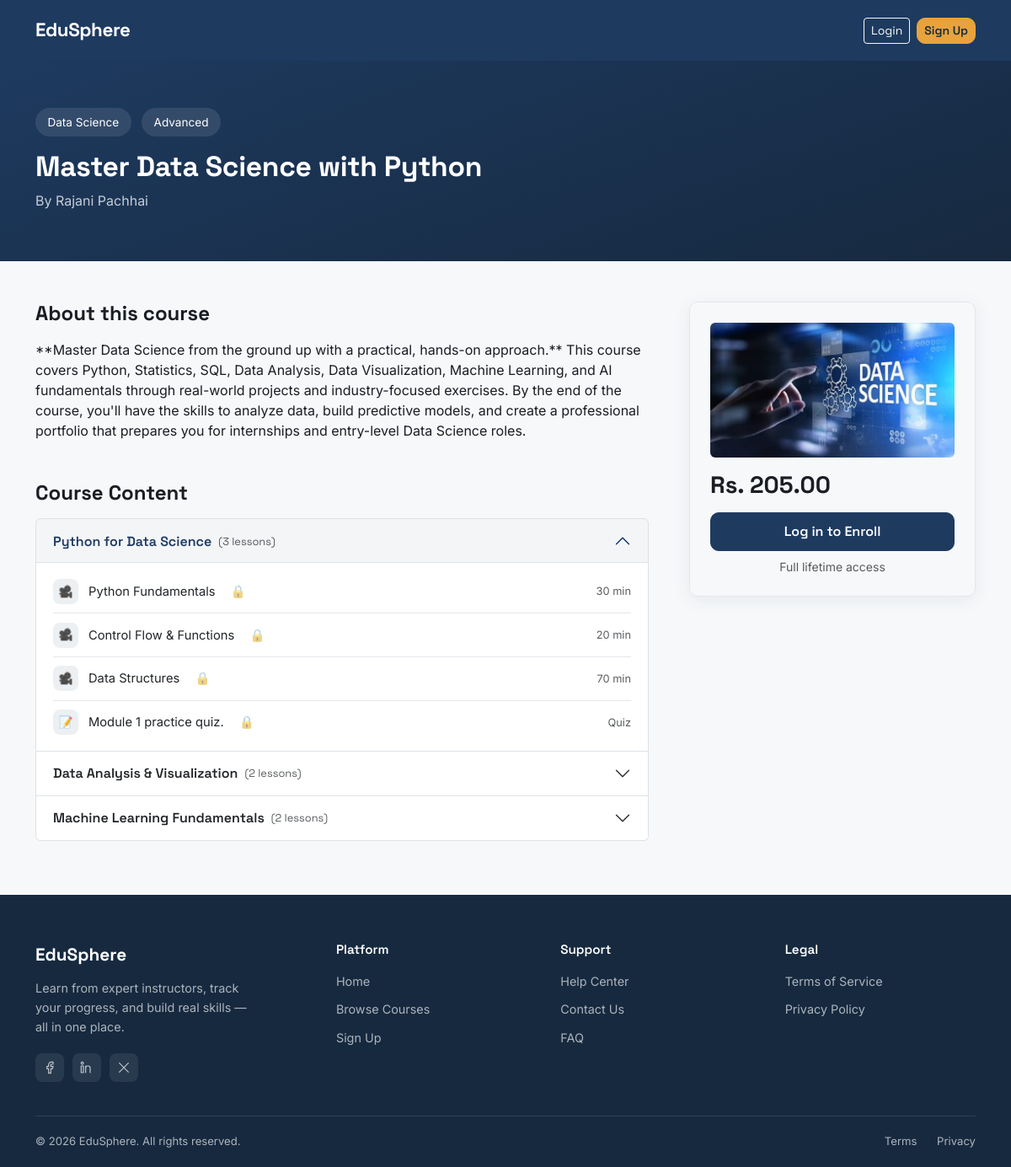
/courses/master-data-science-with-python-3/, run on the app's committed database.
### courses/models.py (models this page shows, shortened)
class Course(models.Model):
    class Level(models.TextChoices):
        BEGINNER = "beginner", "Beginner"
        INTERMEDIATE = "intermediate", "Intermediate"
        ADVANCED = "advanced", "Advanced"
    instructor = models.ForeignKey(
        settings.AUTH_USER_MODEL,
        on_delete=models.CASCADE,
        related_name="courses",
        limit_choices_to={'role': 'instructor'}
    )
    category = models.ForeignKey(Category, on_delete=models.SET_NULL, null=True, related_name="courses")
    title = models.CharField(max_length=200)
    slug = models.SlugField(unique=True, blank=True)
    description = models.TextField()
    thumbnail = models.ImageField(upload_to="course_thumbnails/", blank=True, null=True)
    level = models.CharField(max_length=20, choices=Level.choices, default=Level.BEGINNER)
    price = models.DecimalField(max_digits=8, decimal_places=2, default=0)
    is_published = models.BooleanField(default=False)
    created_at = models.DateTimeField(auto_now_add=True)
    updated_at = models.DateTimeField(auto_now=True)
    class Meta:
        ordering = ['-created_at']

class Category(models.Model):
    name = models.CharField(max_length=100, unique=True)
    slug = models.SlugField(unique=True, blank=True)
    class Meta:
        verbose_name_plural = "Categories"

class Module(models.Model):
    course = models.ForeignKey(Course, on_delete=models.CASCADE, related_name="modules")
    title = models.CharField(max_length=200)
    order = models.PositiveIntegerField(default=0)
    class Meta:
        ordering = ['order']

class Lesson(models.Model):
    class ContentType(models.TextChoices):
        VIDEO = "video", "Video"
        PDF = "pdf", "PDF"
        TEXT = "text", "Text"
    module = models.ForeignKey(Module, on_delete=models.CASCADE, related_name="lessons")
    title = models.CharField(max_length=200)
    content_type = models.CharField(max_length=10, choices=ContentType.choices, default=ContentType.VIDEO)
    video_url = models.URLField(blank=True, help_text="YouTube or Vimeo embed link")
    pdf_file = models.FileField(upload_to="lesson_pdfs/", blank=True, null=True)
    text_content = models.TextField(blank=True)
    order = models.PositiveIntegerField(default=0)
    duration_minutes = models.PositiveIntegerField(default=0, help_text="Estimated time to complete")
    class Meta:
        ordering = ['order']

### accounts/models.py (models this page shows, shortened)
class CustomUser(AbstractUser):
    class Role(models.TextChoices):
        STUDENT = "student", "Student"
        INSTRUCTOR = "instructor", "Instructor"
        ADMIN = "admin", "Admin"
    username = None
    email = models.EmailField(unique=True)
    role = models.CharField(max_length=20, choices=Role.choices, default=Role.STUDENT)
    profile_picture = models.ImageField(upload_to="profile_pics/", blank=True, null=True)
    bio = models.TextField(blank=True)
    created_at = models.DateTimeField(auto_now_add=True)
    USERNAME_FIELD = "email"
    REQUIRED_FIELDS = []
    objects = CustomUserManager()

### quizzes/models.py (models this page shows, shortened)
class Quiz(models.Model):
    module = models.OneToOneField(
        Module,
        on_delete=models.CASCADE,
        related_name='quiz'
    )
    title = models.CharField(max_length=200)
    instructions = models.TextField(blank=True)
    passing_score = models.PositiveIntegerField(
        default=70,
        help_text="Minimum percentage required to pass"
    )
    created_at = models.DateTimeField(auto_now_add=True)
    class Meta:
        ordering = ['module']

### courses/views.py (the view)
# urls.py: path('<slug:slug>/', views.CourseDetailView.as_view(), name='course_detail'),
class CourseDetailView(DetailView):
    model = Course
    template_name = 'courses/course_detail.html'
    context_object_name = 'course'
    slug_field = 'slug'
    slug_url_kwarg = 'slug'
    def get_context_data(self, **kwargs):
        context = super().get_context_data(**kwargs)
        user = self.request.user
        is_enrolled = False
        if user.is_authenticated and getattr(user, 'role', None) == 'student':
            from enrollments.models import Enrollment
            is_enrolled = Enrollment.objects.filter(
                student=user, course=self.object
            ).exists()
        context['is_enrolled'] = is_enrolled
        return context

### courses/templates/courses/course_detail.html (shortened to what this page needs)
{% extends 'base.html' %}
{% block content %}
<div class="course-hero">
    <div class="container">
        <span class="meta-pill">{{ course.category.name|default:"General" }}</span>
        <span class="meta-pill">{{ course.get_level_display }}</span>
        <h1 class="mt-3">{{ course.title }}</h1>
        <p class="mb-1" style="color: rgba(255,255,255,0.75);">By {{ course.instructor.first_name }}
            {{course.instructor.last_name }}</p>
    </div>
</div>
<div class="container mt-5">
    <div class="row g-5">
        <div class="col-md-8">
            <div class="d-flex justify-content-between align-items-center mb-3">
                <h4 class="fw-bold mb-0">About this course</h4>
            </div>
            <p>{{ course.description }}</p>
            <h4 class="fw-bold mt-5 mb-3">Course Content</h4>
            <div class="accordion module-accordion" id="moduleAccordion">
                {% for module in course.modules.all %}
                <div class="accordion-item">
                    <h2 class="accordion-header">
                        <button class="accordion-button {% if not forloop.first %}collapsed{% endif %}" type="button"
                            data-bs-toggle="collapse" data-bs-target="#module{{ module.id }}">
                            {{ module.title }}
                            <span class="text-muted ms-2" style="font-size: 0.8rem; font-weight: 400;">
                                ({{ module.lessons.count }} lesson{{ module.lessons.count|pluralize }})
                            </span>
                        </button>
                    </h2>
                    <div id="module{{ module.id }}"
                        class="accordion-collapse collapse {% if forloop.first %}show{% endif %}"
                        data-bs-parent="#moduleAccordion">
                        <div class="accordion-body pt-2 pb-2">
                            {% for lesson in module.lessons.all %}
                            <div class="lesson-row">
                                <div class="lesson-icon">
                                    {% if lesson.content_type == 'video' %}🎥{% elif lesson.content_type == 'pdf' %}📄{%
                                    else %}📝{% endif %}
                                </div>
                                {% if is_enrolled %}
                                <a href="{% url 'enrollments:lesson_detail' course.slug lesson.id %}"
                                    class="lesson-row-link">
                                    {{ lesson.title }}
                                </a>
                                {% else %}
                                <span>{{ lesson.title }}</span>
                                <span class="lesson-locked-icon" title="Enroll to unlock">🔒</span>
                                {% endif %}
                                {% if lesson.duration_minutes %}
                                <span class="text-muted ms-auto" style="font-size: 0.8rem;">{{ lesson.duration_minutes}}
                                    min</span>
                                {% endif %}
                            </div>
                            {% endfor %}
                            {% if module.quiz %}
                            <div class="lesson-row">
                                <div class="lesson-icon">📝</div>
                                {% if is_enrolled %}
                                <a href="{% url 'quizzes:quiz_detail' module.id %}" class="lesson-row-link">
                                    {{ module.quiz.title }}
                                </a>
                                {% else %}
                                <span>{{ module.quiz.title }}</span>
                                <span class="lesson-locked-icon" title="Enroll to unlock">🔒</span>
                                {% endif %}
                                <span class="text-muted ms-auto" style="font-size: 0.8rem;">Quiz</span>
                            </div>
                            {% endif %}
                        </div>
                    </div>
                </div>
                {% empty %}
                <p class="text-muted">No modules added yet.</p>
                {% endfor %}
            </div>
        </div>
        <div class="col-md-4">
            <div class="course-sidebar-sticky">
                <div class="sticky-enroll-card p-4">
                    {% if course.thumbnail %}
                    <img src="{{ course.thumbnail.url }}" class="w-100 rounded mb-3"
                        style="height: 160px; object-fit: cover;">
                    {% endif %}
                    <h3 class="fw-bold mb-3">
                        {% if course.price > 0 %}Rs. {{ course.price }}{% else %}Free{% endif %}
                    </h3>
                    {% if user.is_authenticated and user.role == 'student' %}
                    {% if is_enrolled %}
                    <a href="{% url 'enrollments:continue_course' course.slug %}" class="btn btn-success w-100 mb-2">
                        ✓ Enrolled — Continue Learning
                    </a>
                    {% else %}
                    {% if course.price > 0 %}
                    <a href="{% url 'payments:initiate' course_slug=course.slug %}" class="btn btn-primary w-100 mb-2">
                        Pay to Enroll — Rs. {{ course.price }}
                    </a>
                    {% else %}
                    <form method="post" action="{% url 'enrollments:enroll' course.slug %}">
                        {% csrf_token %}
                        <button type="submit" class="btn btn-primary w-100 mb-2">Enroll Now</button>
                    </form>
                    {% endif %}
                    {% endif %}
                    {% elif not user.is_authenticated %}
                    <a href="{% url 'accounts:login' %}?next={{ request.path }}" class="btn btn-primary w-100 mb-2">
                        Log in to Enroll
                    </a>
                    {% else %}
                    <p class="text-muted small text-center mb-0">Instructor accounts cannot enroll.</p>
                    {% endif %}
                    <p class="text-muted small text-center mb-0">Full lifetime access</p>
                </div>
            </div>
        </div>
    </div>
</div>
{% endblock %}

### static/css/custom.css (style rules this page uses)
:root { --ink: #1E3A5F; --ink-dark: #16293F; --amber: #E8A33D; --amber-dark: #CC8A28; --bg: #F7F8FA; --surface: #FFFFFF; --text: #1A1D23; --text-muted: #5B6470; --border: #E4E7EC; --student: #3B7DD8; --instructor: #C6702B; --radius: 10px; }
body { background-color: var(--bg); color: var(--text); font-family: 'Inter', sans-serif; }
h1, h2, h3, h4, .navbar-brand, .btn { font-family: 'Space Grotesk', sans-serif; }
.btn-primary { background-color: var(--ink); border-color: var(--ink); font-weight: 600; border-radius: var(--radius); padding: 0.6rem 1.4rem; }
.course-hero { background: linear-gradient(160deg, var(--ink) 0%, var(--ink-dark) 100%); color: #fff; padding: 3.5rem 0; }
.course-hero h1 { font-size: 2.1rem; font-weight: 700; letter-spacing: -0.01em; }
.course-hero .meta-pill { display: inline-flex; align-items: center; gap: 0.4rem; background: rgba(255,255,255,0.1); padding: 0.4rem 0.9rem; border-radius: 20px; font-size: 0.85rem; margin-right: 0.5rem; }
.sticky-enroll-card { border-radius: var(--radius); border: 1px solid var(--border); box-shadow: 0 4px 20px rgba(30,58,95,0.08); }
.course-sidebar-sticky { position: sticky; top: 90px; display: flex; flex-direction: column; gap: 16px; }
.module-accordion .accordion-button { font-weight: 600; background: var(--surface); }
.module-accordion .accordion-button:not(.collapsed) { background: rgba(30,58,95,0.05); color: var(--ink); }
.lesson-row { display: flex; align-items: center; gap: 0.75rem; padding: 0.65rem 0; border-bottom: 1px solid var(--border); font-size: 0.92rem; }
.lesson-row:last-child { border-bottom: none; }
.lesson-icon { width: 30px; height: 30px; border-radius: 8px; background: rgba(30,58,95,0.08); display: flex; align-items: center; justify-content: center; font-size: 0.85rem; flex-shrink: 0; }
.lesson-locked-icon { margin-left: 6px; opacity: 0.5; }

### data on the page
Course: category.name "Data Science", level "Advanced", title "Master Data Science with Python", instructor.first_name "Rajani", instructor.last_name "Pachhai", description "**Master Data Science from the ground up with a practical, hands-on approach.** This course covers Python, Statistics, SQL, Data Analysis, Data Visualization, Machine Learning, and AI fundamentals through real-world projects and industry-focused exercises. By the end of the course, you'll have the skills to analyze data, build predictive models, and create a professional portfolio that prepares you for internships and entry-level Data Science roles.", thumbnail (picture), price "205.00"
Module: title "Python for Data Science", lessons.count "3", quiz "Module 1 practice quiz."
Lesson: title "Python Fundamentals", duration_minutes "30"
Lesson: title "Control Flow & Functions", duration_minutes "20"
Lesson: title "Data Structures", duration_minutes "70"
Module: title "Data Analysis & Visualization", lessons.count "2"
Module: title "Machine Learning Fundamentals", lessons.count "2"
